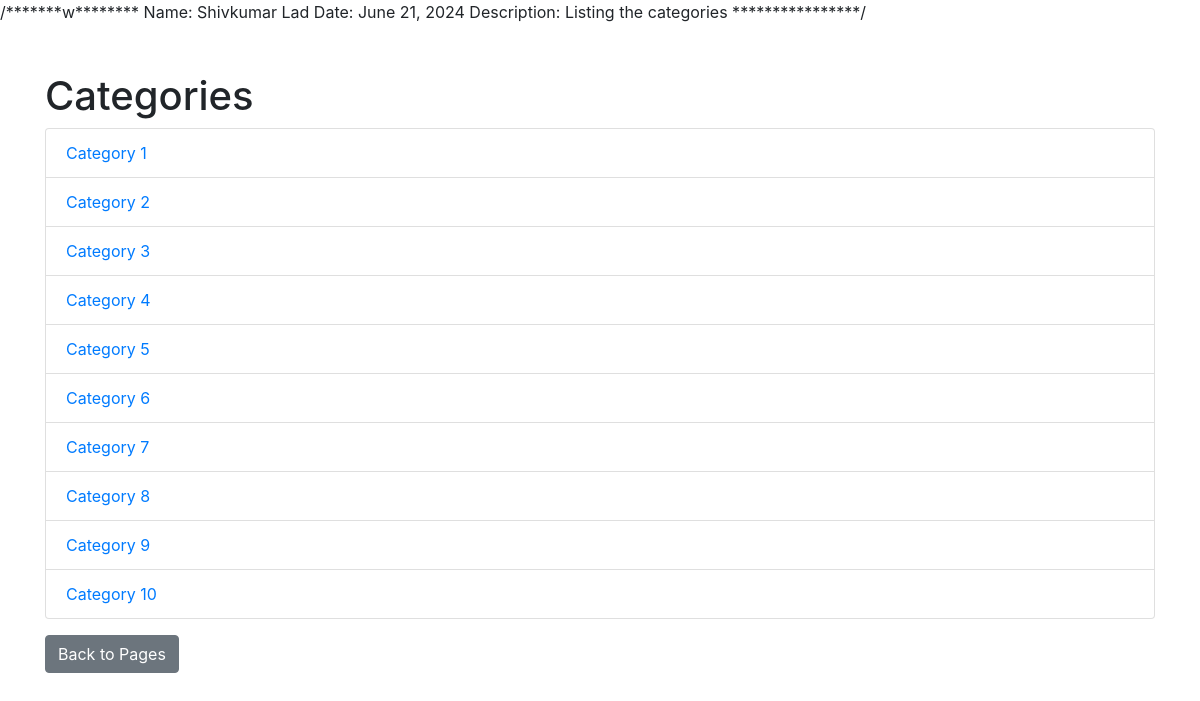
The app's page /list_catgories.php with its own data.
### tables this page shows
CREATE TABLE IF NOT EXISTS categories (
    id INT(6) UNSIGNED AUTO_INCREMENT PRIMARY KEY,
    name VARCHAR(50) NOT NULL,
    created_at TIMESTAMP DEFAULT CURRENT_TIMESTAMP,
    updated_at TIMESTAMP DEFAULT CURRENT_TIMESTAMP ON UPDATE CURRENT_TIMESTAMP
);

### list_catgories.php (the view, shortened to what this page needs)
<?php
$servername = "localhost";
$username = "root";
$password = "";
$dbname = "cms";
$conn = new mysqli($servername, $username, $password, $dbname);
$sql = "SELECT * FROM categories";
$result = $conn->query($sql);
?>
<!DOCTYPE html>
<html lang="en">
<head>
    <link rel="stylesheet" href="https://maxcdn.bootstrapcdn.com/bootstrap/4.5.2/css/bootstrap.min.css">
</head>
<body>
    <div class="container">
        <h1 class="mt-5">Categories</h1>
        <ul class="list-group">
            <?php
            if ($result->num_rows > 0) {
                while ($row = $result->fetch_assoc()) {
                    echo '<li class="list-group-item">';
                    echo '<a href="view_category.php?id=' . $row["id"] . '">' . $row["name"] . '</a>';
                    echo '</li>';
                }
            } else {
                echo '<li class="list-group-item">No categories found</li>';
            }
            ?>
        </ul>
        <a href="list_pages.php" class="btn btn-secondary mt-3">Back to Pages</a>
    </div>
</body>
</html>

### records on screen
categories: name "Category 1"
categories: name "Category 2"
categories: name "Category 3"
categories: name "Category 4"
categories: name "Category 5"
categories: name "Category 6"
categories: name "Category 7"
categories: name "Category 8"
categories: name "Category 9"
categories: name "Category 10"
